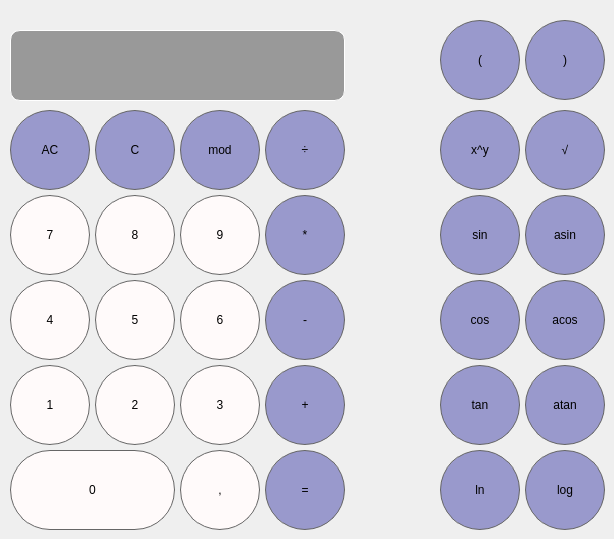
      <widget class="QWidget" name="Math">
       <attribute name="title">
        <string>Математический</string>
       </attribute>
       <widget class="QPushButton" name="pushButton_mod">
        <property name="geometry">
         <rect>
          <x>180</x>
          <y>110</y>
          <width>80</width>
          <height>80</height>
         </rect>
        </property>
        <property name="styleSheet">
         <string notr="true">QPushButton{
	background-color: rgb(153, 153, 204);
	border: 1px solid rgb(102, 102, 102);
	padding: 5px;
	font: 200 24pt &quot;Helvetica Neue&quot;;
	color: black;
	border-radius: 40px;
}

QPushButton:pressed{
	background-color: rgb(102, 102, 255);
	border: 1px solid rgb(102, 51, 255);
	padding: 5px;
	font: 200 24pt &quot;Helvetica Neue&quot;;
	color: black;
	border-radius: 40px;
}</string>
        </property>
        <property name="text">
         <string>mod</string>
        </property>
       </widget>
       <widget class="QPushButton" name="pushButton_sin">
        <property name="geometry">
         <rect>
          <x>440</x>
          <y>195</y>
          <width>80</width>
          <height>80</height>
         </rect>
        </property>
        <property name="styleSheet">
         <string notr="true">QPushButton{
	background-color: rgb(153, 153, 204);
	border: 1px solid rgb(102, 102, 102);
	padding: 5px;
	font: 200 24pt &quot;Helvetica Neue&quot;;
	color: black;
	border-radius: 40px;
}

QPushButton:pressed{
	background-color: rgb(102, 102, 255);
	border: 1px solid rgb(102, 51, 255);
	padding: 5px;
	font: 200 24pt &quot;Helvetica Neue&quot;;
	color: black;
	border-radius: 40px;
}</string>
        </property>
        <property name="text">
         <string>sin</string>
        </property>
       </widget>
       <widget class="QPushButton" name="pushButton_5">
        <property name="geometry">
         <rect>
          <x>95</x>
          <y>280</y>
          <width>80</width>
          <height>80</height>
         </rect>
        </property>
        <property name="styleSheet">
         <string notr="true">QPushButton{
	background-color: #FFFAFA;
	border: 1px solid rgb(102, 102, 102);
	padding: 5px;
	font: 200 24pt &quot;Helvetica Neue&quot;;
	color: black;
	border-radius: 40px;
}

QPushButton:pressed{
	background-color: #FFC0CB;
	border: 1px solid rgb(153, 0, 102);
	padding: 5px;
	font: 200 24pt &quot;Helvetica Neue&quot;;
	color: black;
	border-radius: 40px;
}</string>
        </property>
        <property name="text">
         <string>5</string>
        </property>
       </widget>
       <widget class="QPushButton" name="pushButton_atan">
        <property name="geometry">
         <rect>
          <x>525</x>
          <y>365</y>
          <width>80</width>
          <height>80</height>
         </rect>
        </property>
        <property name="styleSheet">
         <string notr="true">QPushButton{
	background-color: rgb(153, 153, 204);
	border: 1px solid rgb(102, 102, 102);
	padding: 5px;
	font: 200 24pt &quot;Helvetica Neue&quot;;
	color: black;
	border-radius: 40px;
}

QPushButton:pressed{
	background-color: rgb(102, 102, 255);
	border: 1px solid rgb(102, 51, 255);
	padding: 5px;
	font: 200 24pt &quot;Helvetica Neue&quot;;
	color: black;
	border-radius: 40px;
}</string>
        </property>
        <property name="text">
         <string>atan</string>
        </property>
       </widget>
       <widget class="QPushButton" name="pushButton_float">
        <property name="geometry">
         <rect>
          <x>180</x>
          <y>450</y>
          <width>80</width>
          <height>80</height>
         </rect>
        </property>
        <property name="styleSheet">
         <string notr="true">QPushButton{
	background-color: #FFFAFA;
	border: 1px solid rgb(102, 102, 102);
	padding: 5px;
	font: 200 24pt &quot;Helvetica Neue&quot;;
	color: black;
	border-radius: 40px;
}

QPushButton:pressed{
	background-color: #FFC0CB;
	border: 1px solid rgb(153, 0, 102);
	padding: 5px;
	font: 200 24pt &quot;Helvetica Neue&quot;;
	color: black;
	border-radius: 40px;
}</string>
        </property>
        <property name="text">
         <string>,</string>
        </property>
       </widget>
       <widget class="QPushButton" name="pushButton_left_bracket">
        <property name="geometry">
         <rect>
          <x>440</x>
          <y>20</y>
          <width>80</width>
          <height>80</height>
         </rect>
        </property>
        <property name="styleSheet">
         <string notr="true">QPushButton{
	background-color: rgb(153, 153, 204);
	border: 1px solid rgb(102, 102, 102);
	padding: 5px;
	font: 200 24pt &quot;Helvetica Neue&quot;;
	color: black;
	border-radius: 40px;
}

QPushButton:pressed{
	background-color: rgb(102, 102, 255);
	border: 1px solid rgb(102, 51, 255);
	padding: 5px;
	font: 200 24pt &quot;Helvetica Neue&quot;;
	color: black;
	border-radius: 40px;
}</string>
        </property>
        <property name="text">
         <string>(</string>
        </property>
       </widget>
       <widget class="QPushButton" name="pushButton_right_bracket">
        <property name="geometry">
         <rect>
          <x>525</x>
          <y>20</y>
          <width>80</width>
          <height>80</height>
         </rect>
        </property>
        <property name="styleSheet">
         <string notr="true">QPushButton{
	background-color: rgb(153, 153, 204);
	border: 1px solid rgb(102, 102, 102);
	padding: 5px;
	font: 200 24pt &quot;Helvetica Neue&quot;;
	color: black;
	border-radius: 40px;
}

QPushButton:pressed{
	background-color: rgb(102, 102, 255);
	border: 1px solid rgb(102, 51, 255);
	padding: 5px;
	font: 200 24pt &quot;Helvetica Neue&quot;;
	color: black;
	border-radius: 40px;
}</string>
        </property>
        <property name="text">
         <string>)</string>
        </property>
       </widget>
       <widget class="QPushButton" name="pushButton_log">
        <property name="geometry">
         <rect>
          <x>525</x>
          <y>450</y>
          <width>80</width>
          <height>80</height>
         </rect>
        </property>
        <property name="styleSheet">
         <string notr="true">QPushButton{
	background-color: rgb(153, 153, 204);
	border: 1px solid rgb(102, 102, 102);
	padding: 5px;
	font: 200 24pt &quot;Helvetica Neue&quot;;
	color: black;
	border-radius: 40px;
}

QPushButton:pressed{
	background-color: rgb(102, 102, 255);
	border: 1px solid rgb(102, 51, 255);
	padding: 5px;
	font: 200 24pt &quot;Helvetica Neue&quot;;
	color: black;
	border-radius: 40px;
}</string>
        </property>
        <property name="text">
         <string>log</string>
        </property>
       </widget>
       <widget class="QPushButton" name="pushButton_8">
        <property name="geometry">
         <rect>
          <x>95</x>
          <y>195</y>
          <width>80</width>
          <height>80</height>
         </rect>
        </property>
        <property name="styleSheet">
         <string notr="true">QPushButton{
	background-color: #FFFAFA;
	border: 1px solid rgb(102, 102, 102);
	padding: 5px;
	font: 200 24pt &quot;Helvetica Neue&quot;;
	color: black;
	border-radius: 40px;
}

QPushButton:pressed{
	background-color: #FFC0CB;
	border: 1px solid rgb(153, 0, 102);
	padding: 5px;
	font: 200 24pt &quot;Helvetica Neue&quot;;
	color: black;
	border-radius: 40px;
}</string>
        </property>
        <property name="text">
         <string>8</string>
        </property>
       </widget>
       <widget class="QPushButton" name="pushButton_erase">
        <property name="geometry">
         <rect>
          <x>10</x>
          <y>110</y>
          <width>80</width>
          <height>80</height>
         </rect>
        </property>
        <property name="styleSheet">
         <string notr="true">QPushButton{
	background-color: rgb(153, 153, 204);
	border: 1px solid rgb(102, 102, 102);
	padding: 5px;
	font: 200 24pt &quot;Helvetica Neue&quot;;
	color: black;
	border-radius: 40px;
}

QPushButton:pressed{
	background-color: rgb(102, 102, 255);
	border: 1px solid rgb(102, 51, 255);
	padding: 5px;
	font: 200 24pt &quot;Helvetica Neue&quot;;
	color: black;
	border-radius: 40px;
}</string>
        </property>
        <property name="text">
         <string>AC</string>
        </property>
       </widget>
       <widget class="QPushButton" name="pushButton_mult">
        <property name="geometry">
         <rect>
          <x>265</x>
          <y>195</y>
          <width>80</width>
          <height>80</height>
         </rect>
        </property>
        <property name="styleSheet">
         <string notr="true">QPushButton{
	background-color: rgb(153, 153, 204);
	border: 1px solid rgb(102, 102, 102);
	padding: 5px;
	font: 200 24pt &quot;Helvetica Neue&quot;;
	color: black;
	border-radius: 40px;
}

QPushButton:pressed{
	background-color: rgb(102, 102, 255);
	border: 1px solid rgb(102, 51, 255);
	padding: 5px;
	font: 200 24pt &quot;Helvetica Neue&quot;;
	color: black;
	border-radius: 40px;
}</string>
        </property>
        <property name="text">
         <string>*</string>
        </property>
       </widget>
       <widget class="QPushButton" name="pushButton_3">
        <property name="geometry">
         <rect>
          <x>180</x>
          <y>365</y>
          <width>80</width>
          <height>80</height>
         </rect>
        </property>
        <property name="styleSheet">
         <string notr="true">QPushButton{
	background-color: #FFFAFA;
	border: 1px solid rgb(102, 102, 102);
	padding: 5px;
	font: 200 24pt &quot;Helvetica Neue&quot;;
	color: black;
	border-radius: 40px;
}

QPushButton:pressed{
	background-color: #FFC0CB;
	border: 1px solid rgb(153, 0, 102);
	padding: 5px;
	font: 200 24pt &quot;Helvetica Neue&quot;;
	color: black;
	border-radius: 40px;
}</string>
        </property>
        <property name="text">
         <string>3</string>
        </property>
       </widget>
       <widget class="QPushButton" name="pushButton_sub">
        <property name="geometry">
         <rect>
          <x>265</x>
          <y>280</y>
          <width>80</width>
          <height>80</height>
         </rect>
        </property>
        <property name="styleSheet">
         <string notr="true">QPushButton{
	background-color: rgb(153, 153, 204);
	border: 1px solid rgb(102, 102, 102);
	padding: 5px;
	font: 200 24pt &quot;Helvetica Neue&quot;;
	color: black;
	border-radius: 40px;
}

QPushButton:pressed{
	background-color: rgb(102, 102, 255);
	border: 1px solid rgb(102, 51, 255);
	padding: 5px;
	font: 200 24pt &quot;Helvetica Neue&quot;;
	color: black;
	border-radius: 40px;
}</string>
        </property>
        <property name="text">
         <string>-</string>
        </property>
       </widget>
       <widget class="QLineEdit" name="lineEdit_math">
        <property name="geometry">
         <rect>
          <x>10</x>
          <y>30</y>
          <width>335</width>
          <height>71</height>
         </rect>
        </property>
        <property name="toolTip">
         <string>&lt;html&gt;&lt;head/&gt;&lt;body&gt;&lt;p align=&quot;right&quot;&gt;&lt;br/&gt;&lt;/p&gt;&lt;/body&gt;&lt;/html&gt;</string>
        </property>
        <property name="layoutDirection">
         <enum>Qt::LeftToRight</enum>
        </property>
        <property name="styleSheet">
         <string notr="true">background-color: rgb(153, 153, 153);
border: 1px solid white;
font: 200 24pt &quot;Helvetica Neue&quot;;
color: white;
border-radius: 10px;</string>
        </property>
        <property name="text">
         <string/>
        </property>
        <property name="maxLength">
         <number>256</number>
        </property>
        <property name="alignment">
         <set>Qt::AlignRight|Qt::AlignTrailing|Qt::AlignVCenter</set>
        </property>
       </widget>
       <widget class="QPushButton" name="pushButton_tan">
        <property name="geometry">
         <rect>
          <x>440</x>
          <y>365</y>
          <width>80</width>
          <height>80</height>
         </rect>
        </property>
        <property name="styleSheet">
         <string notr="true">QPushButton{
	background-color: rgb(153, 153, 204);
	border: 1px solid rgb(102, 102, 102);
	padding: 5px;
	font: 200 24pt &quot;Helvetica Neue&quot;;
	color: black;
	border-radius: 40px;
}

QPushButton:pressed{
	background-color: rgb(102, 102, 255);
	border: 1px solid rgb(102, 51, 255);
	padding: 5px;
	font: 200 24pt &quot;Helvetica Neue&quot;;
	color: black;
	border-radius: 40px;
}</string>
        </property>
        <property name="text">
         <string>tan</string>
        </property>
       </widget>
       <widget class="QPushButton" name="pushButton_ln">
        <property name="geometry">
         <rect>
          <x>440</x>
          <y>450</y>
          <width>80</width>
          <height>80</height>
         </rect>
        </property>
        <property name="styleSheet">
         <string notr="true">QPushButton{
	background-color: rgb(153, 153, 204);
	border: 1px solid rgb(102, 102, 102);
	padding: 5px;
	font: 200 24pt &quot;Helvetica Neue&quot;;
	color: black;
	border-radius: 40px;
}

QPushButton:pressed{
	background-color: rgb(102, 102, 255);
	border: 1px solid rgb(102, 51, 255);
	padding: 5px;
	font: 200 24pt &quot;Helvetica Neue&quot;;
	color: black;
	border-radius: 40px;
}</string>
        </property>
        <property name="text">
         <string>ln</string>
        </property>
       </widget>
       <widget class="QPushButton" name="pushButton_div">
        <property name="geometry">
         <rect>
          <x>265</x>
          <y>110</y>
          <width>80</width>
          <height>80</height>
         </rect>
        </property>
        <property name="styleSheet">
         <string notr="true">QPushButton{
	background-color: rgb(153, 153, 204);
	border: 1px solid rgb(102, 102, 102);
	padding: 5px;
	font: 200 24pt &quot;Helvetica Neue&quot;;
	color: black;
	border-radius: 40px;
}

QPushButton:pressed{
	background-color: rgb(102, 102, 255);
	border: 1px solid rgb(102, 51, 255);
	padding: 5px;
	font: 200 24pt &quot;Helvetica Neue&quot;;
	color: black;
	border-radius: 40px;
}</string>
        </property>
        <property name="text">
         <string>÷</string>
        </property>
       </widget>
       <widget class="QPushButton" name="pushButton_sqrt">
        <property name="geometry">
         <rect>
          <x>525</x>
          <y>110</y>
          <width>80</width>
          <height>80</height>
         </rect>
        </property>
        <property name="styleSheet">
         <string notr="true">QPushButton{
	background-color: rgb(153, 153, 204);
	border: 1px solid rgb(102, 102, 102);
	padding: 5px;
	font: 200 24pt &quot;Helvetica Neue&quot;;
	color: black;
	border-radius: 40px;
}

QPushButton:pressed{
	background-color: rgb(102, 102, 255);
	border: 1px solid rgb(102, 51, 255);
	padding: 5px;
	font: 200 24pt &quot;Helvetica Neue&quot;;
	color: black;
	border-radius: 40px;
}</string>
        </property>
        <property name="text">
         <string>√</string>
        </property>
       </widget>
       <widget class="QPushButton" name="pushButton_2">
        <property name="geometry">
         <rect>
          <x>95</x>
          <y>365</y>
          <width>80</width>
          <height>80</height>
         </rect>
        </property>
        <property name="styleSheet">
         <string notr="true">QPushButton{
	background-color: #FFFAFA;
	border: 1px solid rgb(102, 102, 102);
	padding: 5px;
	font: 200 24pt &quot;Helvetica Neue&quot;;
	color: black;
	border-radius: 40px;
}

QPushButton:pressed{
	background-color: #FFC0CB;
	border: 1px solid rgb(153, 0, 102);
	padding: 5px;
	font: 200 24pt &quot;Helvetica Neue&quot;;
	color: black;
	border-radius: 40px;
}</string>
        </property>
        <property name="text">
         <string>2</string>
        </property>
       </widget>
       <widget class="QPushButton" name="pushButton_asin">
        <property name="geometry">
         <rect>
          <x>525</x>
          <y>195</y>
          <width>80</width>
          <height>80</height>
         </rect>
        </property>
        <property name="styleSheet">
         <string notr="true">QPushButton{
	background-color: rgb(153, 153, 204);
	border: 1px solid rgb(102, 102, 102);
	padding: 5px;
	font: 200 24pt &quot;Helvetica Neue&quot;;
	color: black;
	border-radius: 40px;
}

QPushButton:pressed{
	background-color: rgb(102, 102, 255);
	border: 1px solid rgb(102, 51, 255);
	padding: 5px;
	font: 200 24pt &quot;Helvetica Neue&quot;;
	color: black;
	border-radius: 40px;
}</string>
        </property>
        <property name="text">
         <string>asin</string>
        </property>
       </widget>
       <widget class="QPushButton" name="pushButton_clear">
        <property name="geometry">
         <rect>
          <x>95</x>
          <y>110</y>
          <width>80</width>
          <height>80</height>
         </rect>
        </property>
        <property name="styleSheet">
         <string notr="true">QPushButton{
	background-color: rgb(153, 153, 204);
	border: 1px solid rgb(102, 102, 102);
	padding: 5px;
	font: 200 24pt &quot;Helvetica Neue&quot;;
	color: black;
	border-radius: 40px;
}

QPushButton:pressed{
	background-color: rgb(102, 102, 255);
	border: 1px solid rgb(102, 51, 255);
	padding: 5px;
	font: 200 24pt &quot;Helvetica Neue&quot;;
	color: black;
	border-radius: 40px;
}</string>
        </property>
        <property name="text">
         <string>C</string>
        </property>
       </widget>
       <widget class="QPushButton" name="pushButton_pow">
        <property name="geometry">
         <rect>
          <x>440</x>
          <y>110</y>
          <width>80</width>
          <height>80</height>
         </rect>
        </property>
        <property name="styleSheet">
         <string notr="true">QPushButton{
	background-color: rgb(153, 153, 204);
	border: 1px solid rgb(102, 102, 102);
	padding: 5px;
	font: 200 24pt &quot;Helvetica Neue&quot;;
	color: black;
	border-radius: 40px;
}

QPushButton:pressed{
	background-color: rgb(102, 102, 255);
	border: 1px solid rgb(102, 51, 255);
	padding: 5px;
	font: 200 24pt &quot;Helvetica Neue&quot;;
	color: black;
	border-radius: 40px;
}</string>
        </property>
        <property name="text">
         <string>x^y</string>
        </property>
       </widget>
       <widget class="QPushButton" name="pushButton_1">
        <property name="geometry">
         <rect>
          <x>10</x>
          <y>365</y>
          <width>80</width>
          <height>80</height>
         </rect>
        </property>
        <property name="styleSheet">
         <string notr="true">QPushButton{
	background-color: #FFFAFA;
	border: 1px solid rgb(102, 102, 102);
	padding: 5px;
	font: 200 24pt &quot;Helvetica Neue&quot;;
	color: black;
	border-radius: 40px;
}

QPushButton:pressed{
	background-color: #FFC0CB;
	border: 1px solid rgb(153, 0, 102);
	padding: 5px;
	font: 200 24pt &quot;Helvetica Neue&quot;;
	color: black;
	border-radius: 40px;
}</string>
        </property>
        <property name="text">
         <string>1</string>
        </property>
       </widget>
       <widget class="QPushButton" name="pushButton_result">
        <property name="geometry">
         <rect>
          <x>265</x>
          <y>450</y>
          <width>80</width>
          <height>80</height>
         </rect>
        </property>
        <property name="styleSheet">
         <string notr="true">QPushButton{
	background-color: rgb(153, 153, 204);
	border: 1px solid rgb(102, 102, 102);
	padding: 5px;
	font: 200 24pt &quot;Helvetica Neue&quot;;
	color: black;
	border-radius: 40px;
}

QPushButton:pressed{
	background-color: rgb(102, 102, 255);
	border: 1px solid rgb(102, 51, 255);
	padding: 5px;
	font: 200 24pt &quot;Helvetica Neue&quot;;
	color: black;
	border-radius: 40px;
}</string>
        </property>
        <property name="text">
         <string>=</string>
        </property>
       </widget>
       <widget class="QPushButton" name="pushButton_9">
        <property name="geometry">
         <rect>
          <x>180</x>
          <y>195</y>
          <width>80</width>
          <height>80</height>
         </rect>
        </property>
        <property name="styleSheet">
         <string notr="true">QPushButton{
	background-color: #FFFAFA;
	border: 1px solid rgb(102, 102, 102);
	padding: 5px;
	font: 200 24pt &quot;Helvetica Neue&quot;;
	color: black;
	border-radius: 40px;
}

QPushButton:pressed{
	background-color: #FFC0CB;
	border: 1px solid rgb(153, 0, 102);
	padding: 5px;
	font: 200 24pt &quot;Helvetica Neue&quot;;
	color: black;
	border-radius: 40px;
}</string>
        </property>
        <property name="text">
         <string>9</string>
        </property>
       </widget>
       <widget class="QPushButton" name="pushButton_4">
        <property name="geometry">
         <rect>
          <x>10</x>
          <y>280</y>
          <width>80</width>
          <height>80</height>
         </rect>
        </property>
        <property name="styleSheet">
         <string notr="true">QPushButton{
	background-color: #FFFAFA;
	border: 1px solid rgb(102, 102, 102);
	padding: 5px;
	font: 200 24pt &quot;Helvetica Neue&quot;;
	color: black;
	border-radius: 40px;
}

QPushButton:pressed{
	background-color: #FFC0CB;
	border: 1px solid rgb(153, 0, 102);
	padding: 5px;
	font: 200 24pt &quot;Helvetica Neue&quot;;
	color: black;
	border-radius: 40px;
}</string>
        </property>
        <property name="text">
         <string>4</string>
        </property>
       </widget>
       <widget class="QPushButton" name="pushButton_6">
        <property name="geometry">
         <rect>
          <x>180</x>
          <y>280</y>
          <width>80</width>
          <height>80</height>
         </rect>
        </property>
        <property name="styleSheet">
         <string notr="true">QPushButton{
	background-color: #FFFAFA;
	border: 1px solid rgb(102, 102, 102);
	padding: 5px;
	font: 200 24pt &quot;Helvetica Neue&quot;;
	color: black;
	border-radius: 40px;
}

QPushButton:pressed{
	background-color: #FFC0CB;
	border: 1px solid rgb(153, 0, 102);
	padding: 5px;
	font: 200 24pt &quot;Helvetica Neue&quot;;
	color: black;
	border-radius: 40px;
}</string>
        </property>
        <property name="text">
         <string>6</string>
        </property>
       </widget>
       <widget class="QPushButton" name="pushButton_7">
        <property name="geometry">
         <rect>
          <x>10</x>
          <y>195</y>
          <width>80</width>
          <height>80</height>
         </rect>
        </property>
        <property name="styleSheet">
         <string notr="true">QPushButton{
	background-color: #FFFAFA;
	border: 1px solid rgb(102, 102, 102);
	padding: 5px;
	font: 200 24pt &quot;Helvetica Neue&quot;;
	color: black;
	border-radius: 40px;
}

QPushButton:pressed{
	background-color: #FFC0CB;
	border: 1px solid rgb(153, 0, 102);
	padding: 5px;
	font: 200 24pt &quot;Helvetica Neue&quot;;
	color: black;
	border-radius: 40px;
}</string>
        </property>
        <property name="text">
         <string>7</string>
        </property>
       </widget>
       <widget class="QPushButton" name="pushButton_add">
        <property name="geometry">
         <rect>
          <x>265</x>
          <y>365</y>
          <width>80</width>
          <height>80</height>
         </rect>
        </property>
        <property name="styleSheet">
         <string notr="true">QPushButton{
	background-color: rgb(153, 153, 204);
	border: 1px solid rgb(102, 102, 102);
	padding: 5px;
	font: 200 24pt &quot;Helvetica Neue&quot;;
	color: black;
	border-radius: 40px;
}

QPushButton:pressed{
	background-color: rgb(102, 102, 255);
	border: 1px solid rgb(102, 51, 255);
	padding: 5px;
	font: 200 24pt &quot;Helvetica Neue&quot;;
	color: black;
	border-radius: 40px;
}</string>
        </property>
        <property name="text">
         <string>+</string>
        </property>
       </widget>
       <widget class="QPushButton" name="pushButton_acos">
        <property name="geometry">
         <rect>
          <x>525</x>
          <y>280</y>
          <width>80</width>
          <height>80</height>
         </rect>
        </property>
        <property name="styleSheet">
         <string notr="true">QPushButton{
	background-color: rgb(153, 153, 204);
	border: 1px solid rgb(102, 102, 102);
	padding: 5px;
	font: 200 24pt &quot;Helvetica Neue&quot;;
	color: black;
	border-radius: 40px;
}

QPushButton:pressed{
	background-color: rgb(102, 102, 255);
	border: 1px solid rgb(102, 51, 255);
	padding: 5px;
	font: 200 24pt &quot;Helvetica Neue&quot;;
	color: black;
	border-radius: 40px;
}</string>
        </property>
        <property name="text">
         <string>acos</string>
        </property>
       </widget>
       <widget class="QPushButton" name="pushButton_0">
        <property name="geometry">
         <rect>
          <x>10</x>
          <y>450</y>
          <width>165</width>
          <height>80</height>
         </rect>
        </property>
        <property name="styleSheet">
         <string notr="true">QPushButton{
	background-color: #FFFAFA;
	border: 1px solid rgb(102, 102, 102);
	padding: 5px;
	font: 200 24pt &quot;Helvetica Neue&quot;;
	color: black;
	border-radius: 40px;
}

QPushButton:pressed{
	background-color: #FFC0CB;
	border: 1px solid rgb(153, 0, 102);
	padding: 5px;
	font: 200 24pt &quot;Helvetica Neue&quot;;
	color: black;
	border-radius: 40px;
}</string>
        </property>
        <property name="text">
         <string>0</string>
        </property>
       </widget>
       <widget class="QPushButton" name="pushButton_cos">
        <property name="geometry">
         <rect>
          <x>440</x>
          <y>280</y>
          <width>80</width>
          <height>80</height>
         </rect>
        </property>
        <property name="styleSheet">
         <string notr="true">QPushButton{
	background-color: rgb(153, 153, 204);
	border: 1px solid rgb(102, 102, 102);
	padding: 5px;
	font: 200 24pt &quot;Helvetica Neue&quot;;
	color: black;
	border-radius: 40px;
}

QPushButton:pressed{
	background-color: rgb(102, 102, 255);
	border: 1px solid rgb(102, 51, 255);
	padding: 5px;
	font: 200 24pt &quot;Helvetica Neue&quot;;
	color: black;
	border-radius: 40px;
}</string>
        </property>
        <property name="text">
         <string>cos</string>
        </property>
       </widget>
      </widget>
